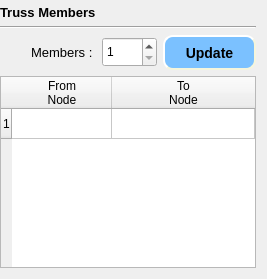
         <widget class="QWidget" name="page_member">
          <layout class="QGridLayout" name="gridLayout_4">
           <property name="leftMargin">
            <number>0</number>
           </property>
           <property name="topMargin">
            <number>5</number>
           </property>
           <item row="1" column="0" colspan="3">
            <widget class="Line" name="line_2">
             <property name="orientation">
              <enum>Qt::Horizontal</enum>
             </property>
            </widget>
           </item>
           <item row="0" column="0">
            <widget class="QLabel" name="label_3">
             <property name="font">
              <font>
               <pointsize>10</pointsize>
               <weight>75</weight>
               <bold>true</bold>
              </font>
             </property>
             <property name="text">
              <string>Truss Members</string>
             </property>
            </widget>
           </item>
           <item row="2" column="1">
            <widget class="QSpinBox" name="spinBox_members">
             <property name="minimumSize">
              <size>
               <width>55</width>
               <height>30</height>
              </size>
             </property>
             <property name="maximumSize">
              <size>
               <width>50</width>
               <height>16777215</height>
              </size>
             </property>
             <property name="minimum">
              <number>1</number>
             </property>
             <property name="maximum">
              <number>1000</number>
             </property>
             <property name="value">
              <number>1</number>
             </property>
            </widget>
           </item>
           <item row="2" column="0">
            <widget class="QLabel" name="label_4">
             <property name="font">
              <font>
               <pointsize>10</pointsize>
              </font>
             </property>
             <property name="text">
              <string>Members : </string>
             </property>
             <property name="alignment">
              <set>Qt::AlignRight|Qt::AlignTrailing|Qt::AlignVCenter</set>
             </property>
            </widget>
           </item>
           <item row="2" column="2">
            <widget class="QPushButton" name="update_members">
             <property name="minimumSize">
              <size>
               <width>23</width>
               <height>35</height>
              </size>
             </property>
             <property name="cursor">
              <cursorShape>PointingHandCursor</cursorShape>
             </property>
             <property name="styleSheet">
              <string notr="true">QPushButton {
	background-color: rgb(123, 193, 255);
    border-style: outset;
    border-width: 2px;
    border-radius: 10px;
    border-color: beige;
    font: bold 14px;
    min-width: 1em;
    padding: 1px;
}
QPushButton:hover {
	background-color: rgb(85, 162, 255);
    border-style: inset;
}
</string>
             </property>
             <property name="text">
              <string>Update</string>
             </property>
            </widget>
           </item>
           <item row="3" column="0" colspan="3">
            <widget class="QTableWidget" name="tableWidget_members">
             <property name="alternatingRowColors">
              <bool>true</bool>
             </property>
             <attribute name="horizontalHeaderStretchLastSection">
              <bool>true</bool>
             </attribute>
             <row>
              <property name="text">
               <string>1</string>
              </property>
             </row>
             <column>
              <property name="text">
               <string>From 
Node</string>
              </property>
              <property name="background">
               <color>
                <red>85</red>
                <green>255</green>
                <blue>127</blue>
               </color>
              </property>
             </column>
             <column>
              <property name="text">
               <string>To 
Node</string>
              </property>
              <property name="background">
               <color>
                <red>255</red>
                <green>85</green>
                <blue>0</blue>
               </color>
              </property>
             </column>
             <item row="0" column="0">
              <property name="text">
               <string/>
              </property>
              <property name="textAlignment">
               <set>AlignLeading|AlignVCenter</set>
              </property>
             </item>
             <item row="0" column="1">
              <property name="text">
               <string/>
              </property>
             </item>
            </widget>
           </item>
          </layout>
         </widget>
